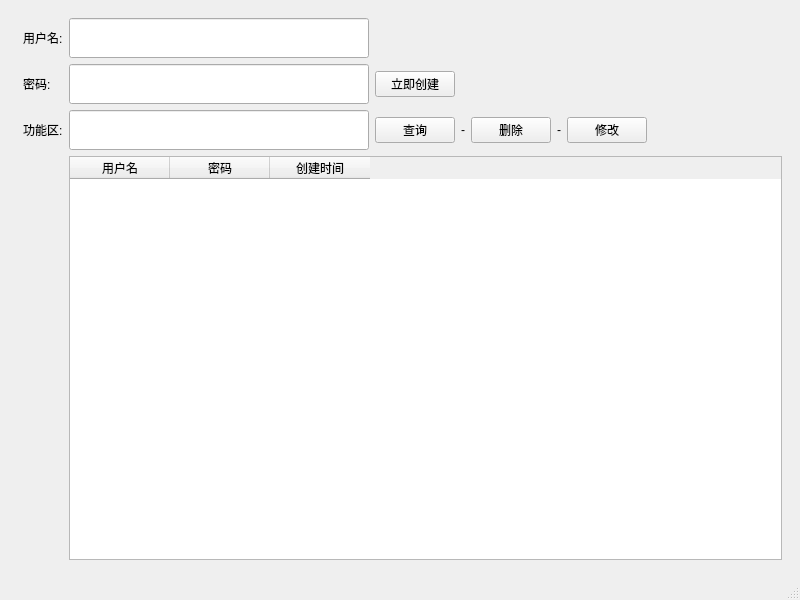
<?xml version="1.0" encoding="UTF-8"?>
<ui version="4.0">
 <class>LoginSet</class>
 <widget class="QMainWindow" name="LoginSet">
  <property name="geometry">
   <rect>
    <x>0</x>
    <y>0</y>
    <width>800</width>
    <height>600</height>
   </rect>
  </property>
  <property name="windowTitle">
   <string>MainWindow</string>
  </property>
  <widget class="QWidget" name="centralwidget">
   <layout class="QVBoxLayout" name="verticalLayout">
    <item>
     <widget class="QWidget" name="widget01_2" native="true">
      <layout class="QVBoxLayout" name="verticalLayout_2">
       <item>
        <layout class="QGridLayout" name="gridLayout">
         <property name="leftMargin">
          <number>5</number>
         </property>
         <item row="1" column="0">
          <widget class="QLabel" name="label_2">
           <property name="text">
            <string>密码:</string>
           </property>
          </widget>
         </item>
         <item row="0" column="0">
          <widget class="QLabel" name="label">
           <property name="text">
            <string>用户名:</string>
           </property>
          </widget>
         </item>
         <item row="1" column="3">
          <layout class="QHBoxLayout" name="horizontalLayout_6" stretch="0,0">
           <property name="spacing">
            <number>6</number>
           </property>
           <property name="leftMargin">
            <number>0</number>
           </property>
           <property name="rightMargin">
            <number>0</number>
           </property>
           <property name="bottomMargin">
            <number>0</number>
           </property>
           <item>
            <widget class="QPushButton" name="creUserBtn">
             <property name="text">
              <string>立即创建</string>
             </property>
             <property name="type" stdset="0">
              <string>primary</string>
             </property>
            </widget>
           </item>
           <item>
            <spacer name="horizontalSpacer_3">
             <property name="orientation">
              <enum>Qt::Horizontal</enum>
             </property>
             <property name="sizeHint" stdset="0">
              <size>
               <width>40</width>
               <height>20</height>
              </size>
             </property>
            </spacer>
           </item>
          </layout>
         </item>
         <item row="1" column="2">
          <widget class="QLineEdit" name="userPass">
           <property name="minimumSize">
            <size>
             <width>0</width>
             <height>40</height>
            </size>
           </property>
           <property name="maximumSize">
            <size>
             <width>300</width>
             <height>16777215</height>
            </size>
           </property>
          </widget>
         </item>
         <item row="0" column="3">
          <layout class="QHBoxLayout" name="horizontalLayout_8"/>
         </item>
         <item row="0" column="2">
          <layout class="QVBoxLayout" name="verticalLayout_5">
           <item>
            <widget class="QLineEdit" name="userName">
             <property name="minimumSize">
              <size>
               <width>0</width>
               <height>40</height>
              </size>
             </property>
             <property name="maximumSize">
              <size>
               <width>300</width>
               <height>16777215</height>
              </size>
             </property>
            </widget>
           </item>
          </layout>
         </item>
        </layout>
       </item>
       <item>
        <layout class="QGridLayout" name="gridLayout_2">
         <property name="leftMargin">
          <number>5</number>
         </property>
         <item row="0" column="0">
          <widget class="QLabel" name="label_5">
           <property name="text">
            <string>功能区:</string>
           </property>
          </widget>
         </item>
         <item row="0" column="1">
          <layout class="QHBoxLayout" name="horizontalLayout_7" stretch="0,0,0,0,0,0,0">
           <property name="spacing">
            <number>6</number>
           </property>
           <property name="leftMargin">
            <number>0</number>
           </property>
           <property name="rightMargin">
            <number>0</number>
           </property>
           <property name="bottomMargin">
            <number>0</number>
           </property>
           <item>
            <widget class="QLineEdit" name="findUserName">
             <property name="minimumSize">
              <size>
               <width>300</width>
               <height>40</height>
              </size>
             </property>
             <property name="maximumSize">
              <size>
               <width>200</width>
               <height>16777215</height>
              </size>
             </property>
            </widget>
           </item>
           <item>
            <widget class="QPushButton" name="findBtn">
             <property name="text">
              <string>查询</string>
             </property>
            </widget>
           </item>
           <item>
            <widget class="QLabel" name="label_11">
             <property name="text">
              <string>-</string>
             </property>
            </widget>
           </item>
           <item>
            <widget class="QPushButton" name="delBtn">
             <property name="text">
              <string>删除</string>
             </property>
            </widget>
           </item>
           <item>
            <widget class="QLabel" name="label_13">
             <property name="text">
              <string>-</string>
             </property>
            </widget>
           </item>
           <item>
            <widget class="QPushButton" name="fixBtn">
             <property name="text">
              <string>修改</string>
             </property>
            </widget>
           </item>
           <item>
            <spacer name="horizontalSpacer_4">
             <property name="orientation">
              <enum>Qt::Horizontal</enum>
             </property>
             <property name="sizeHint" stdset="0">
              <size>
               <width>40</width>
               <height>20</height>
              </size>
             </property>
            </spacer>
           </item>
          </layout>
         </item>
         <item row="1" column="1">
          <layout class="QVBoxLayout" name="verticalLayout_3" stretch="0">
           <item>
            <widget class="QTableWidget" name="tableWidget">
             <property name="styleSheet">
              <string notr="true"/>
             </property>
             <column>
              <property name="text">
               <string>用户名</string>
              </property>
             </column>
             <column>
              <property name="text">
               <string>密码</string>
              </property>
             </column>
             <column>
              <property name="text">
               <string>创建时间</string>
              </property>
             </column>
            </widget>
           </item>
          </layout>
         </item>
        </layout>
       </item>
      </layout>
     </widget>
    </item>
   </layout>
  </widget>
  <widget class="QMenuBar" name="menubar">
   <property name="geometry">
    <rect>
     <x>0</x>
     <y>0</y>
     <width>800</width>
     <height>17</height>
    </rect>
   </property>
  </widget>
  <widget class="QStatusBar" name="statusbar"/>
 </widget>
 <resources/>
 <connections/>
</ui>
